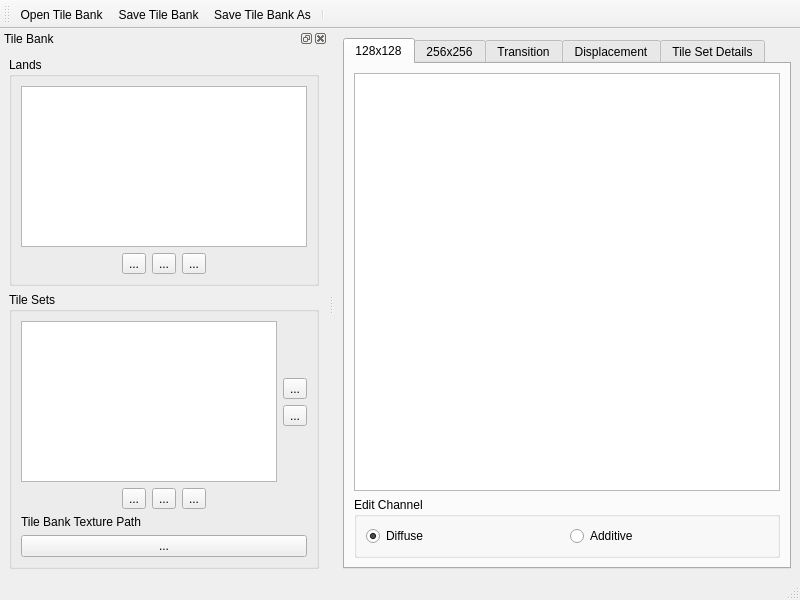
<?xml version="1.0" encoding="UTF-8"?>
<ui version="4.0">
 <class>TileEditorMainWindow</class>
 <widget class="QMainWindow" name="TileEditorMainWindow">
  <property name="geometry">
   <rect>
    <x>0</x>
    <y>0</y>
    <width>800</width>
    <height>600</height>
   </rect>
  </property>
  <property name="windowTitle">
   <string>MainWindow</string>
  </property>
  <widget class="QWidget" name="centralwidget">
   <layout class="QGridLayout" name="gridLayout">
    <item row="0" column="0">
     <widget class="QTabWidget" name="tileViewTabWidget">
      <property name="currentIndex">
       <number>0</number>
      </property>
      <widget class="QWidget" name="tab128">
       <attribute name="title">
        <string>128x128</string>
       </attribute>
       <layout class="QGridLayout" name="gridLayout_10">
        <item row="0" column="0">
         <widget class="QListView" name="listView128">
          <property name="contextMenuPolicy">
           <enum>Qt::ActionsContextMenu</enum>
          </property>
          <property name="iconSize">
           <size>
            <width>128</width>
            <height>128</height>
           </size>
          </property>
          <property name="flow">
           <enum>QListView::LeftToRight</enum>
          </property>
          <property name="isWrapping" stdset="0">
           <bool>true</bool>
          </property>
          <property name="viewMode">
           <enum>QListView::IconMode</enum>
          </property>
          <property name="uniformItemSizes">
           <bool>true</bool>
          </property>
         </widget>
        </item>
        <item row="1" column="0">
         <widget class="QGroupBox" name="editChannel128GB">
          <property name="title">
           <string>Edit Channel</string>
          </property>
          <layout class="QHBoxLayout" name="horizontalLayout_3">
           <item>
            <widget class="QRadioButton" name="radioButton_5">
             <property name="text">
              <string>Diffuse</string>
             </property>
             <property name="checked">
              <bool>true</bool>
             </property>
            </widget>
           </item>
           <item>
            <widget class="QRadioButton" name="radioButton_6">
             <property name="text">
              <string>Additive</string>
             </property>
            </widget>
           </item>
          </layout>
         </widget>
        </item>
       </layout>
      </widget>
      <widget class="QWidget" name="tab256">
       <attribute name="title">
        <string>256x256</string>
       </attribute>
       <layout class="QGridLayout" name="gridLayout_11">
        <item row="0" column="0">
         <widget class="QListView" name="listView256">
          <property name="contextMenuPolicy">
           <enum>Qt::ActionsContextMenu</enum>
          </property>
          <property name="iconSize">
           <size>
            <width>256</width>
            <height>256</height>
           </size>
          </property>
          <property name="flow">
           <enum>QListView::LeftToRight</enum>
          </property>
          <property name="isWrapping" stdset="0">
           <bool>true</bool>
          </property>
          <property name="viewMode">
           <enum>QListView::IconMode</enum>
          </property>
          <property name="uniformItemSizes">
           <bool>true</bool>
          </property>
         </widget>
        </item>
        <item row="1" column="0">
         <widget class="QGroupBox" name="editChannel256GB">
          <property name="title">
           <string>Edit Channel</string>
          </property>
          <layout class="QHBoxLayout" name="horizontalLayout_4">
           <item>
            <widget class="QRadioButton" name="radioButton_10">
             <property name="text">
              <string>Diffuse</string>
             </property>
             <property name="checked">
              <bool>true</bool>
             </property>
             <property name="autoExclusive">
              <bool>true</bool>
             </property>
            </widget>
           </item>
           <item>
            <widget class="QRadioButton" name="radioButton_9">
             <property name="text">
              <string>Additive</string>
             </property>
            </widget>
           </item>
          </layout>
         </widget>
        </item>
       </layout>
      </widget>
      <widget class="QWidget" name="tabTransition">
       <attribute name="title">
        <string>Transition</string>
       </attribute>
       <layout class="QGridLayout" name="gridLayout_12">
        <item row="0" column="0">
         <widget class="QListView" name="listViewTransition">
          <property name="contextMenuPolicy">
           <enum>Qt::ActionsContextMenu</enum>
          </property>
          <property name="iconSize">
           <size>
            <width>64</width>
            <height>64</height>
           </size>
          </property>
          <property name="movement">
           <enum>QListView::Static</enum>
          </property>
          <property name="flow">
           <enum>QListView::LeftToRight</enum>
          </property>
          <property name="isWrapping" stdset="0">
           <bool>true</bool>
          </property>
          <property name="resizeMode">
           <enum>QListView::Adjust</enum>
          </property>
          <property name="layoutMode">
           <enum>QListView::SinglePass</enum>
          </property>
          <property name="viewMode">
           <enum>QListView::IconMode</enum>
          </property>
          <property name="uniformItemSizes">
           <bool>true</bool>
          </property>
         </widget>
        </item>
        <item row="1" column="0">
         <widget class="QGroupBox" name="editChannelTransitionGB">
          <property name="title">
           <string>Edit Channel</string>
          </property>
          <layout class="QHBoxLayout" name="horizontalLayout_5">
           <item>
            <widget class="QRadioButton" name="radioButton_13">
             <property name="text">
              <string>Diffuse</string>
             </property>
             <property name="checked">
              <bool>true</bool>
             </property>
            </widget>
           </item>
           <item>
            <widget class="QRadioButton" name="radioButton_12">
             <property name="text">
              <string>Additive</string>
             </property>
            </widget>
           </item>
           <item>
            <widget class="QRadioButton" name="radioButton_11">
             <property name="text">
              <string>Alpha</string>
             </property>
            </widget>
           </item>
          </layout>
         </widget>
        </item>
       </layout>
      </widget>
      <widget class="QWidget" name="tabDisplacement">
       <attribute name="title">
        <string>Displacement</string>
       </attribute>
       <layout class="QGridLayout" name="gridLayout_13">
        <item row="0" column="0">
         <widget class="QListView" name="listViewDisplacement">
          <property name="contextMenuPolicy">
           <enum>Qt::ActionsContextMenu</enum>
          </property>
          <property name="iconSize">
           <size>
            <width>32</width>
            <height>32</height>
           </size>
          </property>
          <property name="movement">
           <enum>QListView::Static</enum>
          </property>
          <property name="flow">
           <enum>QListView::LeftToRight</enum>
          </property>
          <property name="isWrapping" stdset="0">
           <bool>true</bool>
          </property>
          <property name="resizeMode">
           <enum>QListView::Fixed</enum>
          </property>
          <property name="viewMode">
           <enum>QListView::IconMode</enum>
          </property>
          <property name="uniformItemSizes">
           <bool>false</bool>
          </property>
         </widget>
        </item>
       </layout>
      </widget>
      <widget class="QWidget" name="tabTileSetDetails">
       <attribute name="title">
        <string>Tile Set Details</string>
       </attribute>
       <layout class="QGridLayout" name="gridLayout_2">
        <item row="6" column="0">
         <widget class="QCheckBox" name="orientedCheckBox">
          <property name="layoutDirection">
           <enum>Qt::LeftToRight</enum>
          </property>
          <property name="text">
           <string>Oriented</string>
          </property>
         </widget>
        </item>
        <item row="3" column="0">
         <widget class="QLineEdit" name="surfaceDataLineEdit"/>
        </item>
        <item row="2" column="0">
         <widget class="QLabel" name="label">
          <property name="text">
           <string>Surface Data:</string>
          </property>
         </widget>
        </item>
        <item row="0" column="0">
         <widget class="QLabel" name="label_3">
          <property name="text">
           <string>Vegetation Set:</string>
          </property>
         </widget>
        </item>
        <item row="7" column="0">
         <spacer name="verticalSpacer_3">
          <property name="orientation">
           <enum>Qt::Vertical</enum>
          </property>
          <property name="sizeHint" stdset="0">
           <size>
            <width>20</width>
            <height>40</height>
           </size>
          </property>
         </spacer>
        </item>
        <item row="1" column="0">
         <widget class="QPushButton" name="chooseVegetPushButton">
          <property name="text">
           <string>...</string>
          </property>
         </widget>
        </item>
        <item row="1" column="1">
         <widget class="QPushButton" name="resetVegetPushButton">
          <property name="text">
           <string>Reset</string>
          </property>
          <property name="icon">
           <iconset>
            <normaloff>:/newPrefix/reset.png</normaloff>:/newPrefix/reset.png</iconset>
          </property>
         </widget>
        </item>
       </layout>
      </widget>
     </widget>
    </item>
   </layout>
  </widget>
  <widget class="QStatusBar" name="statusbar"/>
  <widget class="QToolBar" name="toolBar">
   <property name="windowTitle">
    <string>Tile Editor Tool Bar</string>
   </property>
   <attribute name="toolBarArea">
    <enum>TopToolBarArea</enum>
   </attribute>
   <attribute name="toolBarBreak">
    <bool>false</bool>
   </attribute>
   <addaction name="actionOpenTileBank"/>
   <addaction name="actionSaveTileBank"/>
   <addaction name="actionSaveTileBankAs"/>
   <addaction name="separator"/>
  </widget>
  <widget class="QDockWidget" name="tileBankDockWidget">
   <property name="windowTitle">
    <string>Tile Bank</string>
   </property>
   <attribute name="dockWidgetArea">
    <number>1</number>
   </attribute>
   <widget class="QWidget" name="dockWidgetContents">
    <layout class="QGridLayout" name="gridLayout_3">
     <item row="0" column="0">
      <widget class="QGroupBox" name="groupBox_2">
       <property name="title">
        <string>Lands</string>
       </property>
       <layout class="QGridLayout" name="gridLayout_4">
        <item row="0" column="0">
         <widget class="QListWidget" name="landLW"/>
        </item>
        <item row="1" column="0">
         <layout class="QHBoxLayout" name="horizontalLayout">
          <item>
           <spacer name="horizontalSpacer">
            <property name="orientation">
             <enum>Qt::Horizontal</enum>
            </property>
            <property name="sizeHint" stdset="0">
             <size>
              <width>40</width>
              <height>20</height>
             </size>
            </property>
           </spacer>
          </item>
          <item>
           <widget class="QToolButton" name="landAddTB">
            <property name="text">
             <string>...</string>
            </property>
            <property name="icon">
             <iconset resource="tile_editor.qrc">
              <normaloff>:/movementIcons/images/ic_nel_add_item.png</normaloff>:/movementIcons/images/ic_nel_add_item.png</iconset>
            </property>
           </widget>
          </item>
          <item>
           <widget class="QToolButton" name="landRemoveTB">
            <property name="text">
             <string>...</string>
            </property>
            <property name="icon">
             <iconset resource="tile_editor.qrc">
              <normaloff>:/movementIcons/images/reset.png</normaloff>:/movementIcons/images/reset.png</iconset>
            </property>
           </widget>
          </item>
          <item>
           <widget class="QToolButton" name="landEditTB">
            <property name="text">
             <string>...</string>
            </property>
            <property name="icon">
             <iconset resource="tile_editor.qrc">
              <normaloff>:/movementIcons/images/ic_nel_open.png</normaloff>:/movementIcons/images/ic_nel_open.png</iconset>
            </property>
           </widget>
          </item>
          <item>
           <spacer name="horizontalSpacer_2">
            <property name="orientation">
             <enum>Qt::Horizontal</enum>
            </property>
            <property name="sizeHint" stdset="0">
             <size>
              <width>40</width>
              <height>20</height>
             </size>
            </property>
           </spacer>
          </item>
         </layout>
        </item>
       </layout>
      </widget>
     </item>
     <item row="1" column="0">
      <widget class="QGroupBox" name="groupBox_3">
       <property name="title">
        <string>Tile Sets</string>
       </property>
       <layout class="QGridLayout" name="gridLayout_5">
        <item row="0" column="1">
         <layout class="QVBoxLayout" name="verticalLayout">
          <item>
           <spacer name="verticalSpacer">
            <property name="orientation">
             <enum>Qt::Vertical</enum>
            </property>
            <property name="sizeHint" stdset="0">
             <size>
              <width>20</width>
              <height>40</height>
             </size>
            </property>
           </spacer>
          </item>
          <item>
           <widget class="QToolButton" name="tileSetUpTB">
            <property name="text">
             <string>...</string>
            </property>
            <property name="icon">
             <iconset resource="tile_editor.qrc">
              <normaloff>:/movementIcons/images/up.png</normaloff>:/movementIcons/images/up.png</iconset>
            </property>
           </widget>
          </item>
          <item>
           <widget class="QToolButton" name="tileSetDownTB">
            <property name="text">
             <string>...</string>
            </property>
            <property name="icon">
             <iconset resource="tile_editor.qrc">
              <normaloff>:/movementIcons/images/down.png</normaloff>:/movementIcons/images/down.png</iconset>
            </property>
           </widget>
          </item>
          <item>
           <spacer name="verticalSpacer_2">
            <property name="orientation">
             <enum>Qt::Vertical</enum>
            </property>
            <property name="sizeHint" stdset="0">
             <size>
              <width>20</width>
              <height>40</height>
             </size>
            </property>
           </spacer>
          </item>
         </layout>
        </item>
        <item row="1" column="0" colspan="2">
         <layout class="QHBoxLayout" name="horizontalLayout_2">
          <item>
           <spacer name="horizontalSpacer_3">
            <property name="orientation">
             <enum>Qt::Horizontal</enum>
            </property>
            <property name="sizeHint" stdset="0">
             <size>
              <width>40</width>
              <height>20</height>
             </size>
            </property>
           </spacer>
          </item>
          <item>
           <widget class="QToolButton" name="tileSetAddTB">
            <property name="text">
             <string>...</string>
            </property>
            <property name="icon">
             <iconset resource="tile_editor.qrc">
              <normaloff>:/movementIcons/images/ic_nel_add_item.png</normaloff>:/movementIcons/images/ic_nel_add_item.png</iconset>
            </property>
           </widget>
          </item>
          <item>
           <widget class="QToolButton" name="tileSetDeleteTB">
            <property name="text">
             <string>...</string>
            </property>
            <property name="icon">
             <iconset resource="tile_editor.qrc">
              <normaloff>:/movementIcons/images/reset.png</normaloff>:/movementIcons/images/reset.png</iconset>
            </property>
           </widget>
          </item>
          <item>
           <widget class="QToolButton" name="tileSetEditTB">
            <property name="text">
             <string>...</string>
            </property>
            <property name="icon">
             <iconset resource="tile_editor.qrc">
              <normaloff>:/movementIcons/images/ic_nel_open.png</normaloff>:/movementIcons/images/ic_nel_open.png</iconset>
            </property>
           </widget>
          </item>
          <item>
           <spacer name="horizontalSpacer_4">
            <property name="orientation">
             <enum>Qt::Horizontal</enum>
            </property>
            <property name="sizeHint" stdset="0">
             <size>
              <width>40</width>
              <height>20</height>
             </size>
            </property>
           </spacer>
          </item>
         </layout>
        </item>
        <item row="2" column="0" colspan="2">
         <widget class="QLabel" name="label_2">
          <property name="text">
           <string>Tile Bank Texture Path</string>
          </property>
         </widget>
        </item>
        <item row="0" column="0">
         <widget class="QListView" name="tileSetLV"/>
        </item>
        <item row="3" column="0" colspan="2">
         <layout class="QHBoxLayout" name="horizontalLayout_6">
          <item>
           <widget class="QPushButton" name="tileBankTexturePathPB">
            <property name="text">
             <string>...</string>
            </property>
           </widget>
          </item>
         </layout>
        </item>
       </layout>
      </widget>
     </item>
    </layout>
   </widget>
  </widget>
  <action name="actionOpenTileBank">
   <property name="icon">
    <iconset resource="tile_editor.qrc">
     <normaloff>:/movementIcons/images/ic_nel_open.png</normaloff>:/movementIcons/images/ic_nel_open.png</iconset>
   </property>
   <property name="text">
    <string>Open Tile Bank</string>
   </property>
   <property name="toolTip">
    <string>Open Tile Bank</string>
   </property>
  </action>
  <action name="actionRotateTile0">
   <property name="icon">
    <iconset resource="tile_editor.qrc">
     <normaloff>:/tileRotation/images/rotation0.png</normaloff>:/tileRotation/images/rotation0.png</iconset>
   </property>
   <property name="text">
    <string>0</string>
   </property>
   <property name="toolTip">
    <string>Rotate Tile 0 Degrees</string>
   </property>
  </action>
  <action name="actionSaveTileBank">
   <property name="icon">
    <iconset resource="tile_editor.qrc">
     <normaloff>:/movementIcons/images/ic_nel_save.png</normaloff>:/movementIcons/images/ic_nel_save.png</iconset>
   </property>
   <property name="text">
    <string>Save Tile Bank</string>
   </property>
   <property name="toolTip">
    <string>Save Tile Bank</string>
   </property>
  </action>
  <action name="actionSaveTileBankAs">
   <property name="icon">
    <iconset resource="tile_editor.qrc">
     <normaloff>:/movementIcons/images/ic_nel_save_as.png</normaloff>:/movementIcons/images/ic_nel_save_as.png</iconset>
   </property>
   <property name="text">
    <string>Save Tile Bank As...</string>
   </property>
   <property name="toolTip">
    <string>Save Tile Bank As...</string>
   </property>
  </action>
  <action name="actionRotateTile90">
   <property name="icon">
    <iconset resource="tile_editor.qrc">
     <normaloff>:/tileRotation/images/rotation90.png</normaloff>:/tileRotation/images/rotation90.png</iconset>
   </property>
   <property name="text">
    <string>90</string>
   </property>
   <property name="toolTip">
    <string>Rotate Tile 90 Degrees</string>
   </property>
  </action>
  <action name="actionRotateTile180">
   <property name="icon">
    <iconset resource="tile_editor.qrc">
     <normaloff>:/tileRotation/images/rotation180.png</normaloff>:/tileRotation/images/rotation180.png</iconset>
   </property>
   <property name="text">
    <string>180</string>
   </property>
   <property name="toolTip">
    <string>Rotate Tile180 Degrees</string>
   </property>
  </action>
  <action name="actionRotateTile270">
   <property name="icon">
    <iconset resource="tile_editor.qrc">
     <normaloff>:/tileRotation/images/rotation270.png</normaloff>:/tileRotation/images/rotation270.png</iconset>
   </property>
   <property name="text">
    <string>270</string>
   </property>
   <property name="toolTip">
    <string>Rotate Tile 270 Degrees</string>
   </property>
  </action>
  <action name="actionBatchLoad">
   <property name="text">
    <string>Batch Load</string>
   </property>
   <property name="toolTip">
    <string>Batch Load</string>
   </property>
  </action>
  <action name="actionImportBorder">
   <property name="text">
    <string>Import Border</string>
   </property>
   <property name="toolTip">
    <string>Import Border</string>
   </property>
  </action>
  <action name="actionExportBorder">
   <property name="text">
    <string>Export Border</string>
   </property>
   <property name="toolTip">
    <string>Export Border</string>
   </property>
  </action>
  <action name="actionTileDisplayIndex">
   <property name="checkable">
    <bool>true</bool>
   </property>
   <property name="checked">
    <bool>true</bool>
   </property>
   <property name="text">
    <string>Index</string>
   </property>
   <property name="toolTip">
    <string>Display Tile Index</string>
   </property>
  </action>
  <action name="actionTileDisplayFilename">
   <property name="checkable">
    <bool>true</bool>
   </property>
   <property name="checked">
    <bool>true</bool>
   </property>
   <property name="text">
    <string>Filename</string>
   </property>
   <property name="toolTip">
    <string>Display Tile Filename</string>
   </property>
  </action>
  <action name="actionAddTile">
   <property name="icon">
    <iconset resource="tile_editor.qrc">
     <normaloff>:/tileTools/images/add_tile.png</normaloff>:/tileTools/images/add_tile.png</iconset>
   </property>
   <property name="text">
    <string>Add Tile</string>
   </property>
   <property name="toolTip">
    <string>Add Tile</string>
   </property>
  </action>
  <action name="actionDeleteTile">
   <property name="icon">
    <iconset resource="tile_editor.qrc">
     <normaloff>:/tileTools/images/delete_tile.png</normaloff>:/tileTools/images/delete_tile.png</iconset>
   </property>
   <property name="text">
    <string>Delete Tile</string>
   </property>
   <property name="toolTip">
    <string>Delete Tile</string>
   </property>
  </action>
  <action name="actionReplaceImage">
   <property name="icon">
    <iconset resource="tile_editor.qrc">
     <normaloff>:/tileTools/images/replace_image.png</normaloff>:/tileTools/images/replace_image.png</iconset>
   </property>
   <property name="text">
    <string>Replace Image</string>
   </property>
   <property name="toolTip">
    <string>Replace Image</string>
   </property>
  </action>
  <action name="actionDeleteImage">
   <property name="icon">
    <iconset resource="tile_editor.qrc">
     <normaloff>:/tileTools/images/delete_image.png</normaloff>:/tileTools/images/delete_image.png</iconset>
   </property>
   <property name="text">
    <string>Delete Image</string>
   </property>
   <property name="toolTip">
    <string>Delete Image</string>
   </property>
  </action>
  <action name="actionZoom50">
   <property name="checkable">
    <bool>true</bool>
   </property>
   <property name="text">
    <string>Zoom 50%</string>
   </property>
  </action>
  <action name="actionZoom100">
   <property name="checkable">
    <bool>true</bool>
   </property>
   <property name="checked">
    <bool>true</bool>
   </property>
   <property name="text">
    <string>Zoom 100%</string>
   </property>
  </action>
  <action name="actionZoom200">
   <property name="checkable">
    <bool>true</bool>
   </property>
   <property name="text">
    <string>Zoom 200%</string>
   </property>
  </action>
 </widget>
 <resources>
  <include location="tile_editor.qrc"/>
  <include location="tile_editor.qrc"/>
 </resources>
 <connections/>
</ui>
